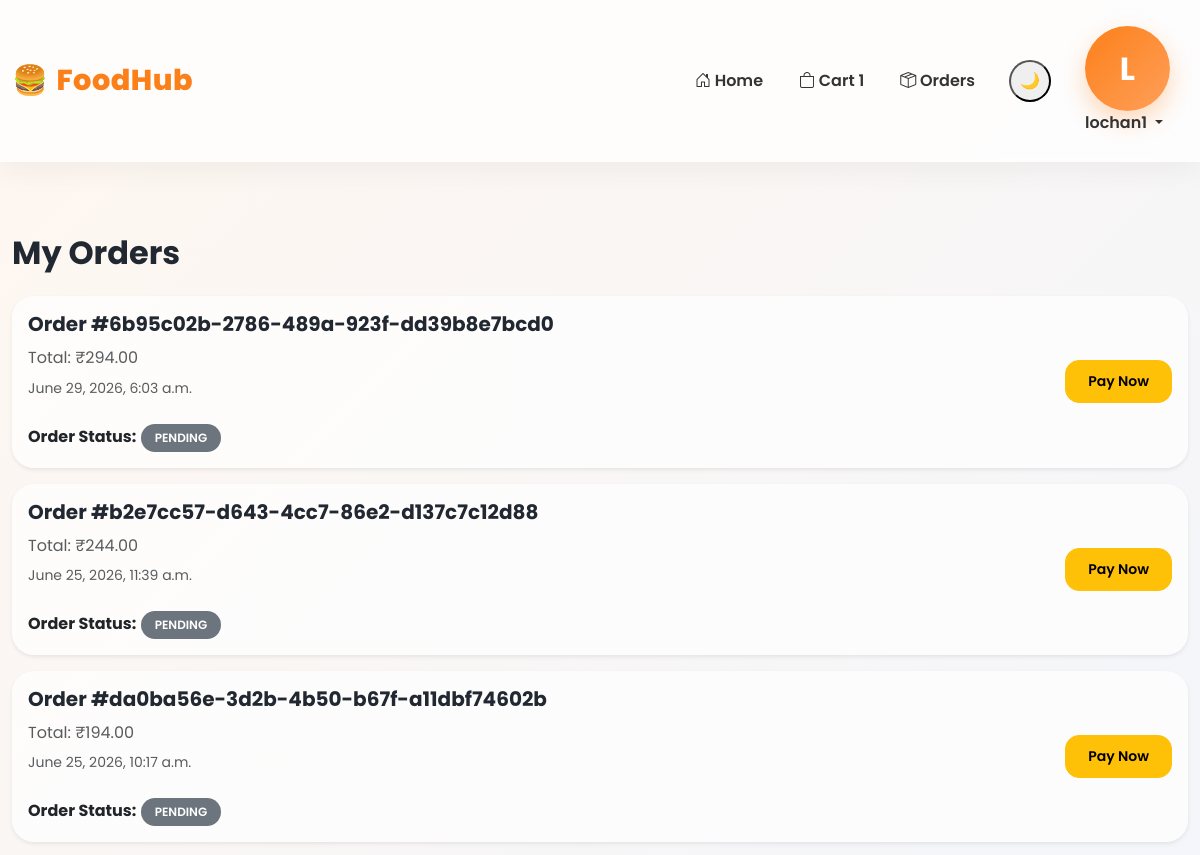
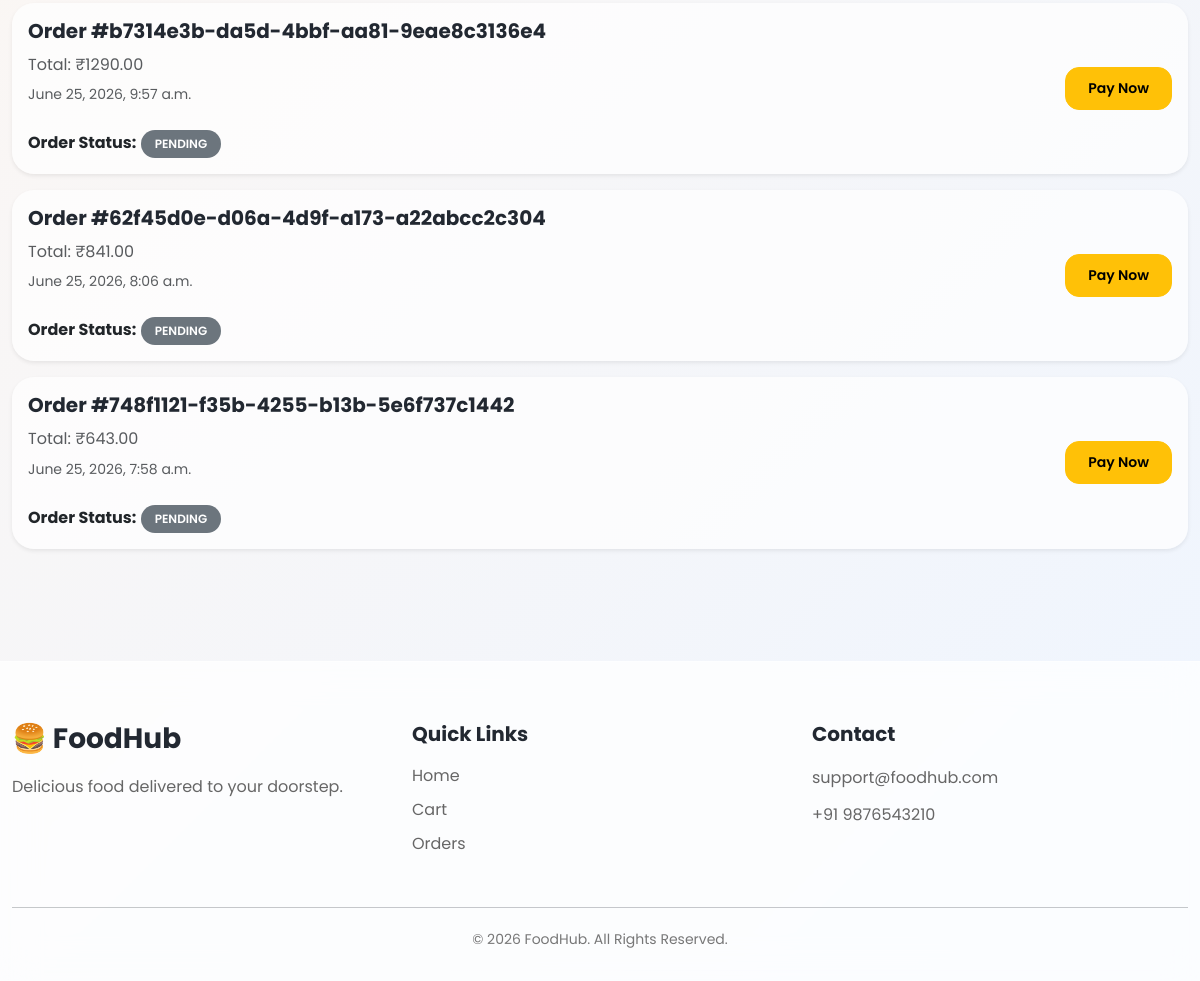
Screenshot of /orders/my-orders/ (signed in) with the database file from the repository (2 pictures, top to bottom).
### orders/models.py (models this page shows, shortened)
class BaseModel(models.Model):
    uid = models.UUIDField(
        primary_key=True,
        default=uuid.uuid4,
        editable=False
    )
    created_at = models.DateTimeField(auto_now_add=True)
    updated_at = models.DateTimeField(auto_now=True)
    class Meta:
        abstract = True

class Order(BaseModel):
    STATUS_CHOICES = (
        ('PENDING', 'Pending'),
        ('CONFIRMED', 'Confirmed'),
        ('PREPARING', 'Preparing'),
        ('OUT_FOR_DELIVERY', 'Out For Delivery'),
        ('DELIVERED', 'Delivered'),
    )
    PAYMENT_STATUS_CHOICES = (
        ('PENDING', 'Pending'),
        ('PAID', 'Paid'),
        ('FAILED', 'Failed'),
    )
    user = models.ForeignKey(
        User,
        on_delete=models.CASCADE,
        related_name='orders'
    )
    full_name = models.CharField(max_length=200)
    phone = models.CharField(max_length=20)
    address = models.TextField()
    total_amount = models.DecimalField(
        max_digits=10,
        decimal_places=2
    )
    status = models.CharField(
        max_length=30,
        choices=STATUS_CHOICES,
        default='PENDING'
    )
    payment_status = models.CharField(
        max_length=20,
        choices=PAYMENT_STATUS_CHOICES,
        default='PENDING'
    )
    razorpay_order_id = models.CharField(
        max_length=255,
        blank=True,
        null=True
    )
    razorpay_payment_id = models.CharField(
        max_length=255,
        blank=True,
        null=True
    )
    razorpay_signature = models.CharField(
        max_length=500,
        blank=True,
        null=True
    )
    customer_latitude = models.FloatField(
        null=True,
        blank=True
    )
    customer_longitude = models.FloatField(
        null=True,
        blank=True
    )

### orders/views.py (the view)
@login_required
def my_orders(request):
    orders = Order.objects.filter(
        user=request.user
    ).prefetch_related(
        "items",
        "items__product"
    ).order_by("-created_at")
    return render(
        request,
        "orders/my_orders.html",
        {
            "orders": orders
        }
    )

### cart/context_processors.py (called while the page is built)
def cart_count(request):
    count = 0
    if request.user.is_authenticated:
        cart = Cart.objects.filter(
            user=request.user,
            is_paid=False
        ).first()
        if cart:
            count = sum(
                item.quantity
                for item in cart.cart_items.all()
            )
    return {
        'cart_count': count
    }

### orders/templates/orders/my_orders.html (shortened to what this page needs)
{% extends 'base.html' %}
{% block content %}
<div class="container py-5">
    <h2 class="fw-bold mb-4">
        My Orders
    </h2>
    {% for order in orders %}
    <div class="card mb-3 shadow-sm">
        <div class="card-body">
            <div class="d-flex justify-content-between align-items-center">
                <div>
                    <h5>
                        Order #{{ order.uid }}
                    </h5>
                    <p class="mb-1 text-muted">
                        Total: ₹{{ order.total_amount }}
                    </p>
                    <small class="text-muted">
                        {{ order.created_at }}
                    </small>
                    <br><br>
                    <strong>Order Status:</strong>
                    <span class="badge
                        {% if order.status == 'DELIVERED' %}
                            bg-success
                        {% elif order.status == 'CONFIRMED' %}
                            bg-primary
                        {% elif order.status == 'PREPARING' %}
                            bg-warning text-dark
                        {% elif order.status == 'OUT_FOR_DELIVERY' %}
                            bg-info
                        {% else %}
                            bg-secondary
                        {% endif %}
                    ">
                        {{ order.status }}
                    </span>
                </div>
                <div>
                    {% if order.payment_status == "PAID" %}
                        <span class="badge bg-success fs-6">
                            PAID
                        </span>
                    {% elif order.payment_status == "PENDING" %}
                        <a href="{% url 'pay_pending_order' order.uid %}"
                           class="btn btn-warning btn-sm">
                            Pay Now
                        </a>
                    {% else %}
                        <span class="badge bg-danger fs-6">
                            FAILED
                        </span>
                    {% endif %}
                </div>
            </div>
        </div>
    </div>
    {% endfor %}
</div>
{% endblock %}

### templates/navbar.html (shortened to what this page needs)
<nav class="navbar navbar-expand-lg navbar-glass sticky-top">
    <div class="container">
        <a class="navbar-brand d-flex align-items-center" href="/">
            <div class="logo-circle">
                🍔
            </div>
            <div class="ms-2">
                <span class="logo-text">
                    FoodHub
                </span>
            </div>
        </a>
        <div class="collapse navbar-collapse"
             id="navbarNav">
            <ul class="navbar-nav ms-auto align-items-lg-center">
                <li class="nav-item">
                    <a class="nav-link px-3"
                       href="/">
                        <i class="bi bi-house-door"></i>
                        Home
                    </a>
                </li>
                <li class="nav-item">
                    <a class="nav-link px-3 position-relative"
                       href="/cart/">
                        <i class="bi bi-bag"></i>
                        Cart
                        {% if cart_count > 0 %}
                        <span class="cart-badge">
                            {{ cart_count }}
                        </span>
                        {% endif %}
                    </a>
                </li>
                {% if user.is_authenticated %}
                <li class="nav-item">
                    <a class="nav-link px-3"
                       href="{% url 'my_orders' %}">
                        <i class="bi bi-box-seam"></i>
                        Orders
                    </a>
                </li>
                <li class="nav-item ms-lg-3">
                    <button id="theme-toggle"
                            class="theme-btn">
                        🌙
                    </button>
                </li>
                <li class="nav-item dropdown ms-lg-3">
                    <a class="nav-link dropdown-toggle profile-btn"
                       href="#"
                       data-bs-toggle="dropdown">
                        <div class="profile-avatar">
                            {{ user.username|first|upper }}
                        </div>
                        <span>
                            {{ user.username }}
                        </span>
                    </a>
                </li>
                {% endif %}
            </ul>
        </div>
    </div>
</nav>

### static/css/style.css (style rules this page uses)
:root { --primary:#fc8019; --primary-dark:#e96d00; --secondary:#ffb74d; --success:#22c55e; --danger:#ef4444; --text:#222831; --text-light:#666; --bg:#f5f7fb; --white:#ffffff; --glass:rgba(255,255,255,.65); --glass-dark:rgba(25,25,35,.75); --border:rgba(255,255,255,.35); --shadow:0 15px 40px rgba(0,0,0,.08); --radius:22px; }
* { margin:0; padding:0; box-sizing:border-box; }
html { scroll-behavior:smooth; }
body { font-family:'Poppins',sans-serif; background:linear-gradient(135deg,#fff7f0,#eef5ff); color:var(--text); overflow-x:hidden; min-height:100vh; }
h1,h2,h3,h4,h5,h6 { font-weight:700; color:var(--text); }
p { color:var(--text-light); line-height:1.7; margin-bottom:0; }
a { text-decoration:none; color:inherit; transition:.3s; }
.container { max-width:1300px; }
.card { background:rgba(255,255,255,.72); border:none; border-radius:22px; box-shadow:var(--shadow); overflow:hidden; transition:.35s; }
.btn { border-radius:14px; font-weight:600; padding:10px 22px; transition:.3s; }
.badge { padding:8px 14px; border-radius:30px; font-weight:600; }
.navbar { position:sticky; top:0; z-index:999; padding:16px 0; background:rgba(255,255,255,.72)!important; backdrop-filter:blur(18px); -webkit-backdrop-filter:blur(18px); border-bottom:1px solid rgba(255,255,255,.35); box-shadow:0 8px 30px rgba(0,0,0,.05); }
.navbar-brand { font-size:1.8rem; font-weight:800; color:var(--primary)!important; letter-spacing:.5px; }
.nav-link { font-weight:600; color:#333!important; padding:10px 18px!important; border-radius:12px; transition:.3s; }
#theme-toggle { width:42px; height:42px; border-radius:50%; display:flex; align-items:center; justify-content:center; }
.profile-avatar { width:85px; height:85px; border-radius:50%; background:linear-gradient(135deg,#fc8019,#ff9f5a); display:flex; align-items:center; justify-content:center; font-size:32px; color:#fff; font-weight:700; box-shadow:0 10px 25px rgba(252,128,25,.3); }
.btn, .add-btn { transition:.3s ease; }
* { transition: background .25s, color .25s, border-color .25s, box-shadow .25s; }

### rows the page displays
Order: uid "6b95c02b-2786-489a-923f-dd39b8e7bcd0", total_amount "294.00", created_at "June 29, 2026, 6:03 a.m.", status "PENDING", payment_status "Pay Now"
Order: uid "b2e7cc57-d643-4cc7-86e2-d137c7c12d88", total_amount "244.00", created_at "June 25, 2026, 11:39 a.m.", status "PENDING", payment_status "Pay Now"
Order: uid "da0ba56e-3d2b-4b50-b67f-a11dbf74602b", total_amount "194.00", created_at "June 25, 2026, 10:17 a.m.", status "PENDING", payment_status "Pay Now"
Order: uid "b7314e3b-da5d-4bbf-aa81-9eae8c3136e4", total_amount "1290.00", created_at "June 25, 2026, 9:57 a.m.", status "PENDING", payment_status "Pay Now"
Order: uid "62f45d0e-d06a-4d9f-a173-a22abcc2c304", total_amount "841.00", created_at "June 25, 2026, 8:06 a.m.", status "PENDING", payment_status "Pay Now"
Order: uid "748f1121-f35b-4255-b13b-5e6f737c1442", total_amount "643.00", created_at "June 25, 2026, 7:58 a.m.", status "PENDING", payment_status "Pay Now"

### other values shown
{{ cart_count }} "1"
{{ user.username|first|upper }} "L"
{{ user.username }} "lochan1"
